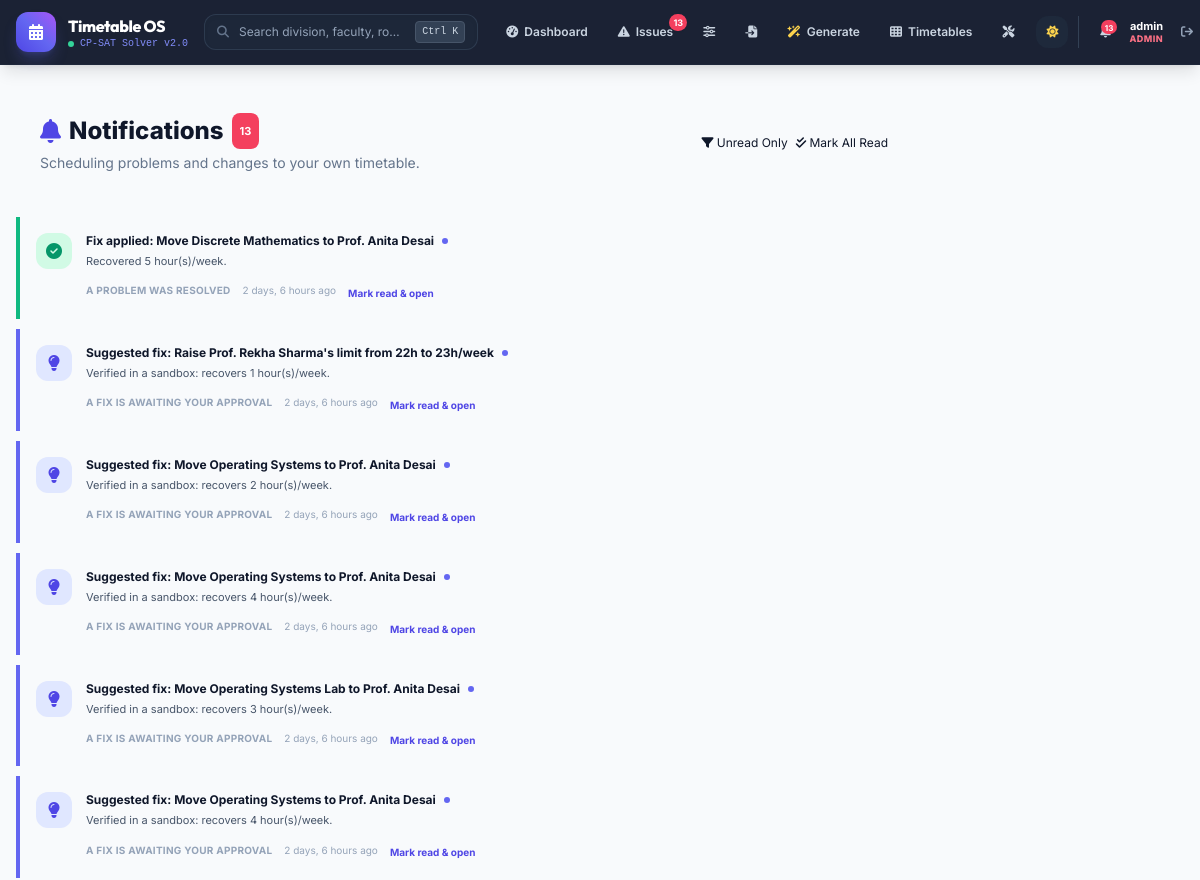
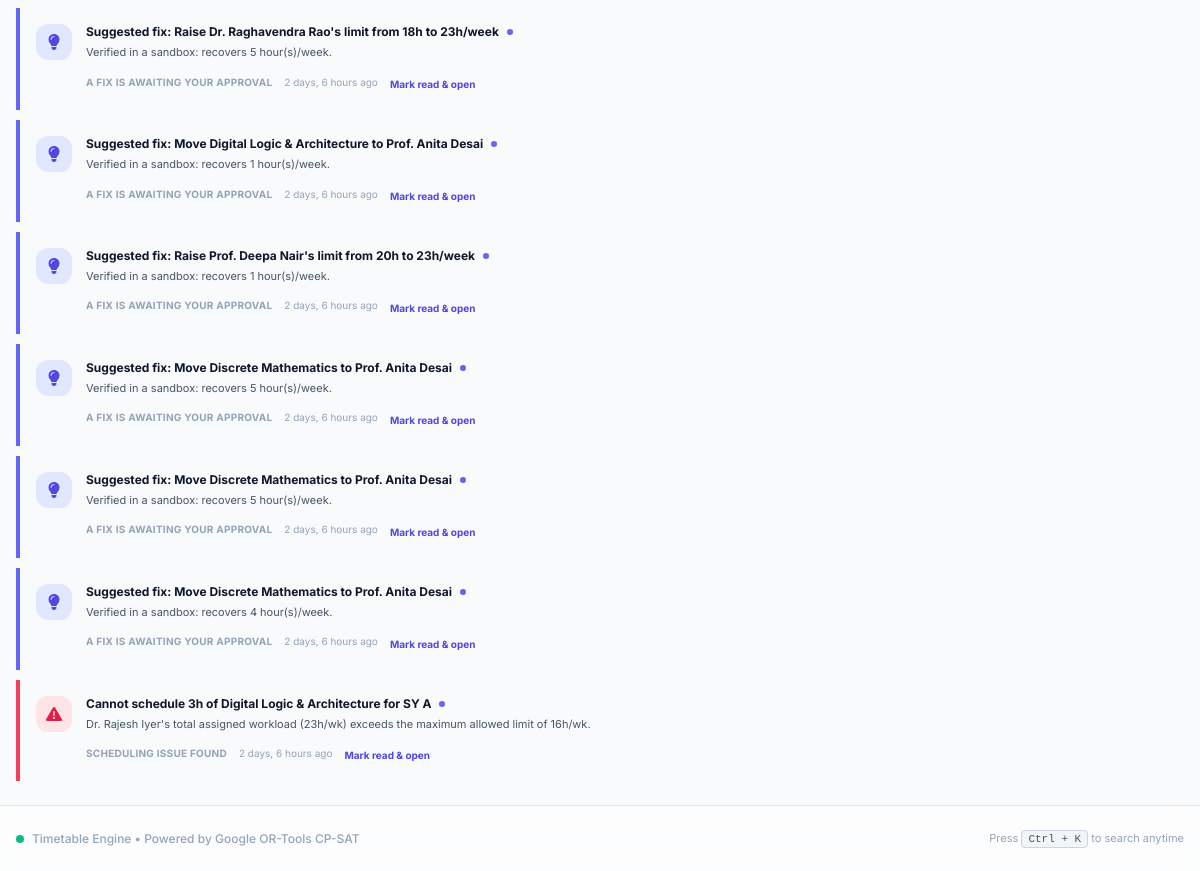
The app's page /notifications/ (signed in) with its own data (2 pictures, top to bottom).
### scheduler/models.py (models this page shows, shortened)
class Notification(models.Model):
    KIND_CHOICES = [
        ('ISSUE', 'Scheduling issue found'),
        ('PROPOSAL', 'A fix is awaiting your approval'),
        ('TIMETABLE_CHANGED', 'Your timetable changed'),
        ('RESOLVED', 'A problem was resolved'),
        ('SYSTEM', 'System message'),
    ]
    SEVERITY_CHOICES = [
        ('info', 'Information'),
        ('warning', 'Warning'),
        ('critical', 'Needs attention'),
        ('success', 'Good news'),
    ]
    recipient = models.ForeignKey(
        settings.AUTH_USER_MODEL, on_delete=models.CASCADE, related_name='notifications'
    )
    kind = models.CharField(max_length=24, choices=KIND_CHOICES, default='SYSTEM')
    severity = models.CharField(max_length=10, choices=SEVERITY_CHOICES, default='info')
    title = models.CharField(max_length=200)
    body = models.TextField(blank=True)
    url = models.CharField(max_length=200, blank=True)
    semester = models.ForeignKey(
        Semester, null=True, blank=True, on_delete=models.CASCADE, related_name='notifications'
    )
    proposal = models.ForeignKey(
        ProposedChange, null=True, blank=True, on_delete=models.SET_NULL,
        related_name='notifications',
    )
    is_read = models.BooleanField(default=False)
    created_at = models.DateTimeField(auto_now_add=True)
    class Meta:
        ordering = ['-created_at']
        indexes = [models.Index(fields=['recipient', 'is_read', '-created_at'])]

### scheduler/views.py (the view)
# urls.py: path('notifications/', views.notification_list_view, name='notifications'),
@login_required
def notification_list_view(request):
    queryset = Notification.objects.filter(recipient=request.user).select_related(
        "semester", "proposal"
    )
    if request.GET.get("filter") == "unread":
        queryset = queryset.filter(is_read=False)
    if request.method == "POST" and request.POST.get("action") == "mark_all_read":
        queryset.update(is_read=True)
        messages.success(request, "All notifications marked as read.")
        return redirect("scheduler:notifications")
    paginator = Paginator(queryset, 25)
    page = paginator.get_page(request.GET.get("page"))
    return render(
        request,
        "scheduler/notifications.html",
        {
            "page": page,
            "unread_count": queryset.filter(is_read=False).count(),
            "only_unread": request.GET.get("filter") == "unread",
        },
    )

### scheduler/templates/scheduler/notifications.html (shortened to what this page needs)
{% extends "scheduler/base.html" %}
{% block content %}
<div class="max-w-4xl space-y-5">
  <div class="card p-4 sm:p-6 flex flex-wrap items-center justify-between gap-4">
    <div>
      <h1 class="text-xl sm:text-2xl font-extrabold text-slate-900 flex items-center gap-2">
        <i class="fa-solid fa-bell text-indigo-600"></i> Notifications
        {% if unread_count %}
        <span class="px-2 py-0.5 rounded-lg text-[11px] font-bold bg-rose-500 text-white">{{ unread_count }}</span>
        {% endif %}
      </h1>
      <p class="text-xs sm:text-sm text-slate-500 mt-1">
        Scheduling problems and changes to your own timetable.
      </p>
    </div>
    <div class="flex flex-wrap items-center gap-2">
      <a href="{% if only_unread %}{% url 'scheduler:notifications' %}{% else %}?filter=unread{% endif %}"
         class="btn-ghost !text-xs !py-2">
        <i class="fa-solid fa-filter"></i> {% if only_unread %}Show All{% else %}Unread Only{% endif %}
      </a>
      {% if unread_count %}
      <form method="POST" action="{% url 'scheduler:notifications_read_all' %}" class="js-confirm"
            data-confirm="Mark all {{ unread_count }} notification(s) as read?">
        <button class="btn-secondary !text-xs !py-2">
          <i class="fa-solid fa-check-double"></i> Mark All Read
        </button>
      </form>
      {% endif %}
    </div>
  </div>
  {% if not page.object_list %}
    <div class="card p-8 text-center">
      <div class="w-14 h-14 rounded-2xl bg-slate-100 grid place-items-center mx-auto">
        <i class="fa-solid fa-bell-slash text-slate-400 text-2xl"></i>
      </div>
      <h2 class="text-base font-extrabold text-slate-900 mt-4">
        {% if only_unread %}Nothing unread{% else %}No notifications yet{% endif %}
      </h2>
      <p class="text-xs text-slate-500 mt-1">
        You will be told here when a scheduling problem needs attention, or when
        your own timetable changes.
      </p>
    </div>
  {% else %}
    <div class="space-y-2.5">
      {% for note in page.object_list %}
      <div class="card p-4 flex gap-3.5 {% if note.is_read %}opacity-70{% else %}border-l-4{% endif %}
        {% if note.severity == 'critical' %}border-l-rose-500
        {% elif note.severity == 'warning' %}border-l-amber-500
        {% elif note.severity == 'success' %}border-l-emerald-500
        {% else %}border-l-indigo-500{% endif %}">
        <div class="w-9 h-9 rounded-xl grid place-items-center shrink-0
          {% if note.severity == 'critical' %}bg-rose-100 text-rose-600
          {% elif note.severity == 'warning' %}bg-amber-100 text-amber-600
          {% elif note.severity == 'success' %}bg-emerald-100 text-emerald-600
          {% else %}bg-indigo-100 text-indigo-600{% endif %}">
          <i class="fa-solid
            {% if note.kind == 'ISSUE' %}fa-triangle-exclamation
            {% elif note.kind == 'PROPOSAL' %}fa-lightbulb
            {% elif note.kind == 'TIMETABLE_CHANGED' %}fa-calendar-day
            {% elif note.kind == 'RESOLVED' %}fa-circle-check
            {% else %}fa-circle-info{% endif %}"></i>
        </div>
        <div class="flex-1 min-w-0">
          <div class="flex flex-wrap items-center gap-2">
            <p class="text-xs font-bold text-slate-900">{{ note.title }}</p>
            {% if not note.is_read %}
            <span class="w-1.5 h-1.5 rounded-full bg-indigo-500"></span>
            {% endif %}
          </div>
          {% if note.body %}
          <p class="text-[11px] text-slate-600 leading-relaxed mt-1 whitespace-pre-line">{{ note.body }}</p>
          {% endif %}
          <div class="flex flex-wrap items-center gap-x-3 gap-y-1 mt-2">
            <span class="text-[10px] text-slate-400 font-bold uppercase tracking-wide">{{ note.get_kind_display }}</span>
            <span class="text-[10px] text-slate-400">{{ note.created_at|timesince }} ago</span>
            {% if note.url %}
            <form method="POST" action="{% url 'scheduler:notification_read' note.pk %}" class="inline">
              <button class="text-[10px] font-bold text-indigo-600 hover:underline">
                Mark read{% if note.url %} &amp; open{% endif %}
              </button>
            </form>
            {% else %}
            <form method="POST" action="{% url 'scheduler:notification_read' note.pk %}" class="inline">
              {% csrf_token %}
              <button class="text-[10px] font-bold text-indigo-600 hover:underline">Mark read</button>
            </form>
            {% endif %}
          </div>
        </div>
      </div>
      {% endfor %}
    </div>
  {% endif %}
</div>
{% endblock %}

### scheduler/templates/scheduler/base.html (shortened to what this page needs)
<!DOCTYPE html>
<html lang="en" class="scroll-smooth">
<head>
  <script src="https://cdn.tailwindcss.com"></script>
  <link rel="stylesheet" href="https://cdnjs.cloudflare.com/ajax/libs/font-awesome/6.5.1/css/all.min.css">
</head>
<body class="bg-slate-50 dark:bg-slate-950 min-h-screen flex flex-col text-slate-900 dark:text-slate-100 antialiased font-sans selection:bg-indigo-500 selection:text-white transition-colors duration-200">
<nav class="bg-slate-900/95 dark:bg-slate-950/95 backdrop-blur-md text-white border-b border-slate-800/80 sticky top-0 z-50 no-print shadow-lg">
  <div class="max-w-7xl mx-auto px-4 h-16 flex items-center justify-between gap-4">
    <a href="{% url 'scheduler:home' %}" class="flex items-center gap-3 group shrink-0">
      <div class="w-10 h-10 rounded-xl bg-gradient-to-tr from-indigo-600 via-indigo-500 to-purple-500 flex items-center justify-center shadow-lg shadow-indigo-500/25 group-hover:scale-105 group-hover:shadow-indigo-500/40 transition-all duration-200">
        <i class="fa-solid fa-calendar-days text-white text-base"></i>
      </div>
      <div class="leading-tight">
        <span class="font-extrabold text-base tracking-tight font-display group-hover:text-indigo-300 transition-colors">Timetable OS</span>
        <span class="flex items-center gap-1.5 text-[10px] text-indigo-400 font-mono">
          <span class="w-1.5 h-1.5 rounded-full bg-emerald-400 animate-pulse"></span> CP-SAT Solver v2.0
        </span>
      </div>
    </a>
    <button type="button" onclick="openOmniSearch()"
            class="hidden md:flex items-center gap-2.5 px-3 py-1.5 rounded-xl bg-slate-800/90 hover:bg-slate-800 border border-slate-700/80 text-slate-400 hover:text-slate-200 text-xs transition duration-150 w-64 lg:w-80 group shadow-inner">
      <i class="fa-solid fa-magnifying-glass text-slate-500 group-hover:text-indigo-400 transition-colors"></i>
      <span class="flex-1 text-left truncate">Search division, faculty, room...</span>
      <kbd class="px-1.5 py-0.5 rounded bg-slate-700 text-[10px] font-mono text-slate-300 border border-slate-600">Ctrl K</kbd>
    </button>
    <div class="flex items-center gap-1.5 text-xs font-semibold">
      {% with url_name=request.resolver_match.url_name %}
        {% if user.is_superuser or user.is_staff %}
          <a href="{% url 'scheduler:home' %}" class="px-3 py-2 rounded-xl transition flex items-center gap-1.5 {% if url_name == 'home' %}bg-indigo-600 text-white shadow-md shadow-indigo-600/30{% else %}text-slate-300 hover:text-white hover:bg-slate-800/90{% endif %}">
            <i class="fa-solid fa-gauge-high"></i><span class="hidden sm:inline">Dashboard</span>
          </a>
          <a href="{% url 'scheduler:issue_centre' %}" class="px-3 py-2 rounded-xl transition flex items-center gap-1.5 relative {% if url_name == 'issue_centre' or url_name == 'proposal_list' or url_name == 'find_fixes' or url_name == 'approve_proposal' or url_name == 'reject_proposal' %}bg-indigo-600 text-white shadow-md shadow-indigo-600/30{% else %}text-slate-300 hover:text-white hover:bg-slate-800/90{% endif %}"
             title="Scheduling issues and suggested fixes">
            <i class="fa-solid fa-triangle-exclamation"></i><span class="hidden lg:inline">Issues</span>
            {% if unread_count %}
            <span class="absolute -top-0.5 -right-0.5 min-w-[17px] h-[17px] px-1 rounded-full bg-rose-500 text-white text-[9px] font-bold grid place-items-center shadow-sm animate-pulse">{{ unread_count }}</span>
            {% endif %}
          </a>
          <a href="{% url 'scheduler:preferences' %}" class="px-3 py-2 rounded-xl transition flex items-center gap-1.5 {% if url_name == 'preferences' or url_name == 'division_preference' %}bg-indigo-600 text-white shadow-md shadow-indigo-600/30{% else %}text-slate-300 hover:text-white hover:bg-slate-800/90{% endif %}"
             title="Working days, timings and per-division slots">
            <i class="fa-solid fa-sliders"></i><span class="hidden xl:inline">Preferences</span>
          </a>
          <a href="{% url 'scheduler:upload_pdf' %}" class="px-3 py-2 rounded-xl transition flex items-center gap-1.5 {% if url_name == 'upload_pdf' %}bg-indigo-600 text-white shadow-md shadow-indigo-600/30{% else %}text-slate-300 hover:text-white hover:bg-slate-800/90{% endif %}">
            <i class="fa-solid fa-file-import"></i><span class="hidden xl:inline">Import</span>
          </a>
          <a href="{% url 'scheduler:generate_timetable' %}" class="px-3 py-2 rounded-xl transition flex items-center gap-1.5 {% if url_name == 'generate_timetable' %}bg-indigo-600 text-white shadow-md shadow-indigo-600/30{% else %}text-slate-300 hover:text-white hover:bg-slate-800/90{% endif %}">
            <i class="fa-solid fa-wand-magic-sparkles text-amber-300"></i><span class="hidden sm:inline">Generate</span>
          </a>
          <a href="{% url 'scheduler:timetable_view' %}" class="px-3 py-2 rounded-xl transition flex items-center gap-1.5 {% if url_name == 'timetable_view' %}bg-indigo-600 text-white shadow-md shadow-indigo-600/30{% else %}text-slate-300 hover:text-white hover:bg-slate-800/90{% endif %}">
            <i class="fa-solid fa-table-cells"></i><span class="hidden lg:inline">Timetables</span>
          </a>
          <a href="{% url 'scheduler:manage_entries' %}" class="px-3 py-2 rounded-xl transition flex items-center gap-1.5 {% if url_name == 'manage_entries' or url_name == 'move_entry' or url_name == 'delete_entry' or url_name == 'swap_entries' %}bg-indigo-600 text-white shadow-md shadow-indigo-600/30{% else %}text-slate-300 hover:text-white hover:bg-slate-800/90{% endif %}">
            <i class="fa-solid fa-screwdriver-wrench"></i><span class="hidden xl:inline">Manage</span>
          </a>
        {% endif %}
      {% endwith %}
      <button type="button" onclick="toggleDarkMode()" title="Toggle Dark/Light Mode"
              class="w-8 h-8 rounded-xl bg-slate-800 hover:bg-slate-700 text-amber-300 dark:text-indigo-300 flex items-center justify-center transition ml-1">
        <i class="fa-solid fa-sun dark:hidden text-xs"></i>
      </button>
      {% if user.is_authenticated %}
        <div class="flex items-center gap-2 ml-1 pl-2.5 border-l border-slate-700">
          <a href="{% url 'scheduler:notifications' %}" title="Notifications"
             class="relative w-8 h-8 rounded-xl text-slate-300 hover:text-white hover:bg-slate-800 transition flex items-center justify-center">
            {% if notifications_unread %}
            <span class="absolute top-1 right-1 min-w-[14px] h-[14px] px-1 rounded-full bg-rose-500 text-white text-[8px] font-bold grid place-items-center animate-pulse">{{ notifications_unread }}</span>
            {% endif %}
          </a>
          <div class="hidden md:block text-right leading-tight max-w-[120px]">
            <span class="block text-[11px] font-bold text-white truncate">
              {% if user.teacher_profile %}{{ user.teacher_profile.name }}
              {% elif user.student_profile %}{{ user.student_profile.full_name }}
              {% else %}{{ user.username }}{% endif %}
            </span>
            <span class="block text-[9px] uppercase tracking-wider font-extrabold
              {% if user.is_superuser or user.is_staff %}text-rose-400{% elif user.teacher_profile %}text-indigo-400{% else %}text-emerald-400{% endif %}">
              {% if user.is_superuser or user.is_staff %}Admin{% elif user.teacher_profile %}Faculty{% else %}Student{% endif %}
            </span>
          </div>
          <form method="POST" action="{% url 'scheduler:logout' %}">
            <button type="submit" title="Sign out"
                    class="w-8 h-8 rounded-xl text-slate-400 hover:text-rose-300 hover:bg-slate-800 transition flex items-center justify-center">
              <i class="fa-solid fa-arrow-right-from-bracket text-xs"></i>
            </button>
          </form>
        </div>
      {% else %}
        <div class="flex items-center gap-1.5 ml-2 pl-3 border-l border-slate-700">
          <a href="{% url 'scheduler:login' %}" class="btn-primary !text-xs !py-1.5">
            <i class="fa-solid fa-right-to-bracket"></i><span>Sign In</span>
          </a>
        </div>
      {% endif %}
    </div>
  </div>
</nav>
<main class="flex-grow max-w-7xl w-full mx-auto px-4 py-6 animate-fade-in">
  {% block content %}{% endblock %}
</main>
<footer class="border-t border-slate-200 dark:border-slate-800 bg-white/60 dark:bg-slate-900/60 backdrop-blur-md py-6 text-center text-xs text-slate-400 dark:text-slate-500 no-print transition-colors">
  <div class="max-w-7xl mx-auto px-4 flex flex-col sm:flex-row items-center justify-between gap-3">
    <div class="flex items-center gap-2 font-medium">
      <span class="w-2 h-2 rounded-full bg-emerald-500 inline-block"></span>
      Timetable Engine &bull; Powered by Google OR-Tools CP-SAT
    </div>
    <div class="text-[11px]">
      Press <kbd class="px-1.5 py-0.5 rounded bg-slate-100 dark:bg-slate-800 border border-slate-300 dark:border-slate-700 font-mono text-slate-600 dark:text-slate-400">Ctrl + K</kbd> to search anytime
    </div>
  </div>
</footer>
</body>
</html>

### records on screen
Notification: title "Fix applied: Move Discrete Mathematics to Prof. Anita Desai", is_read False (drawn), body "Recovered 5 hour(s)/week.", kind "A PROBLEM WAS RESOLVED", created_at "2 days, 6 hours", shows "Mark read", shows "& open"
Notification: title "Suggested fix: Raise Prof. Rekha Sharma's limit from 22h to 23h/week", is_read False (drawn), body "Verified in a sandbox: recovers 1 hour(s)/week.", kind "A FIX IS AWAITING YOUR APPROVAL", created_at "2 days, 6 hours", shows "Mark read", shows "& open"
Notification: title "Suggested fix: Move Operating Systems to Prof. Anita Desai", is_read False (drawn), body "Verified in a sandbox: recovers 2 hour(s)/week.", kind "A FIX IS AWAITING YOUR APPROVAL", created_at "2 days, 6 hours", shows "Mark read", shows "& open"
Notification: title "Suggested fix: Move Operating Systems to Prof. Anita Desai", is_read False (drawn), body "Verified in a sandbox: recovers 4 hour(s)/week.", kind "A FIX IS AWAITING YOUR APPROVAL", created_at "2 days, 6 hours", shows "Mark read", shows "& open"
Notification: title "Suggested fix: Move Operating Systems Lab to Prof. Anita Desai", is_read False (drawn), body "Verified in a sandbox: recovers 3 hour(s)/week.", kind "A FIX IS AWAITING YOUR APPROVAL", created_at "2 days, 6 hours", shows "Mark read", shows "& open"
Notification: title "Suggested fix: Move Operating Systems to Prof. Anita Desai", is_read False (drawn), body "Verified in a sandbox: recovers 4 hour(s)/week.", kind "A FIX IS AWAITING YOUR APPROVAL", created_at "2 days, 6 hours", shows "Mark read", shows "& open"
Notification: title "Suggested fix: Raise Dr. Raghavendra Rao's limit from 18h to 23h/week", is_read False (drawn), body "Verified in a sandbox: recovers 5 hour(s)/week.", kind "A FIX IS AWAITING YOUR APPROVAL", created_at "2 days, 6 hours", shows "Mark read", shows "& open"
Notification: title "Suggested fix: Move Digital Logic & Architecture to Prof. Anita Desai", is_read False (drawn), body "Verified in a sandbox: recovers 1 hour(s)/week.", kind "A FIX IS AWAITING YOUR APPROVAL", created_at "2 days, 6 hours", shows "Mark read", shows "& open"
Notification: title "Suggested fix: Raise Prof. Deepa Nair's limit from 20h to 23h/week", is_read False (drawn), body "Verified in a sandbox: recovers 1 hour(s)/week.", kind "A FIX IS AWAITING YOUR APPROVAL", created_at "2 days, 6 hours", shows "Mark read", shows "& open"
Notification: title "Suggested fix: Move Discrete Mathematics to Prof. Anita Desai", is_read False (drawn), body "Verified in a sandbox: recovers 5 hour(s)/week.", kind "A FIX IS AWAITING YOUR APPROVAL", created_at "2 days, 6 hours", shows "Mark read", shows "& open"
Notification: title "Suggested fix: Move Discrete Mathematics to Prof. Anita Desai", is_read False (drawn), body "Verified in a sandbox: recovers 5 hour(s)/week.", kind "A FIX IS AWAITING YOUR APPROVAL", created_at "2 days, 6 hours", shows "Mark read", shows "& open"
Notification: title "Suggested fix: Move Discrete Mathematics to Prof. Anita Desai", is_read False (drawn), body "Verified in a sandbox: recovers 4 hour(s)/week.", kind "A FIX IS AWAITING YOUR APPROVAL", created_at "2 days, 6 hours", shows "Mark read", shows "& open"
Notification: title "Cannot schedule 3h of Digital Logic & Architecture for SY A", is_read False (drawn), body "Dr. Rajesh Iyer's total assigned workload (23h/wk) exceeds the maximum allowed limit of 16h/wk.", kind "SCHEDULING ISSUE FOUND", created_at "2 days, 6 hours", shows "Mark read", shows "& open"

### other values on screen
{{ unread_count }} "13"
{{ notifications_unread }} "13"
{{ user.username }} "admin"
